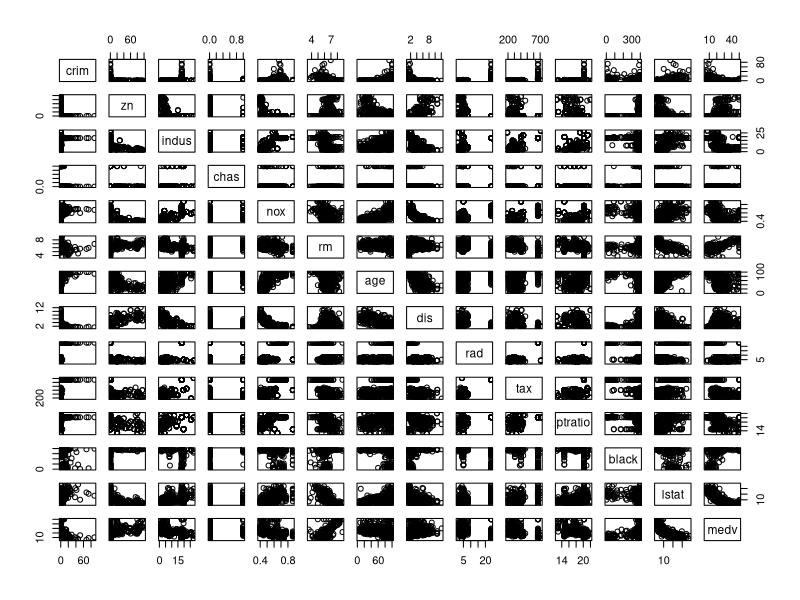
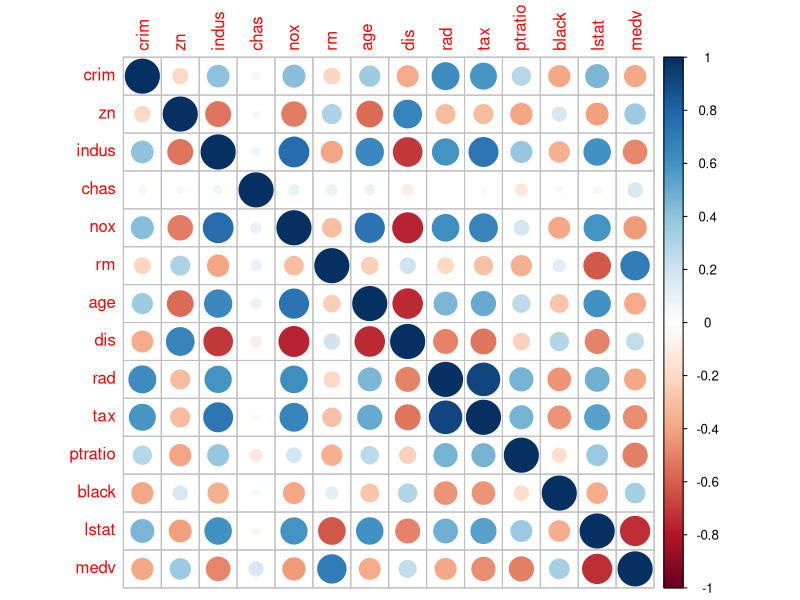
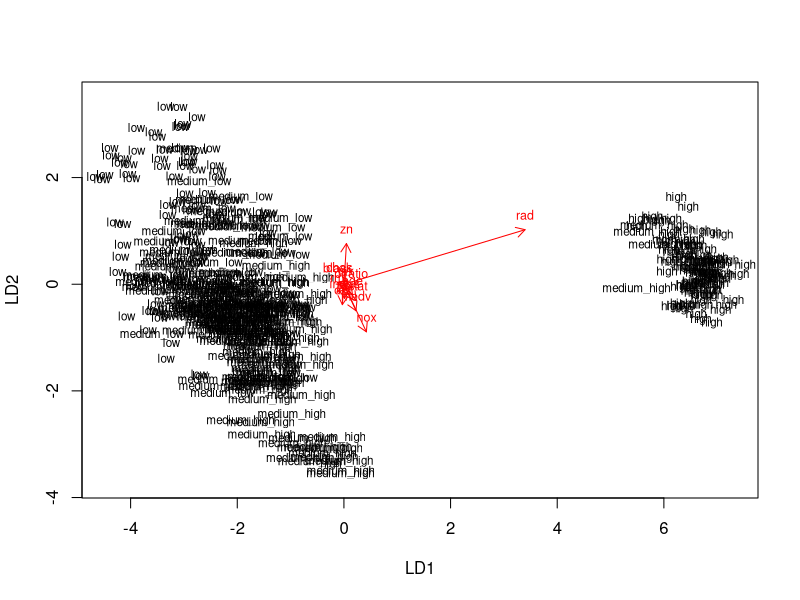
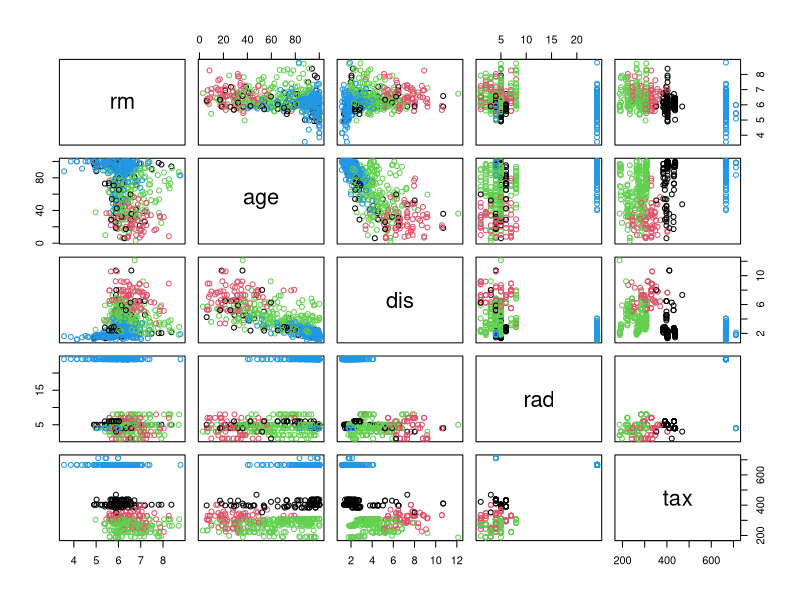
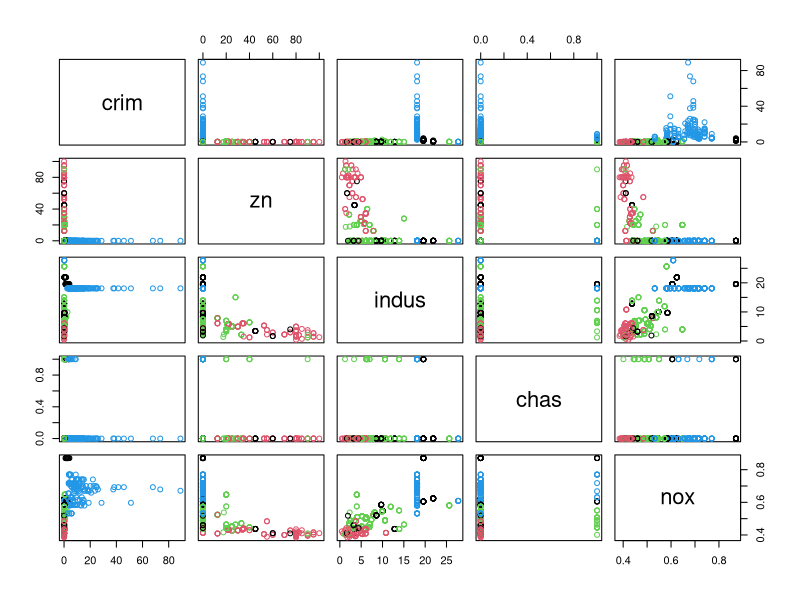
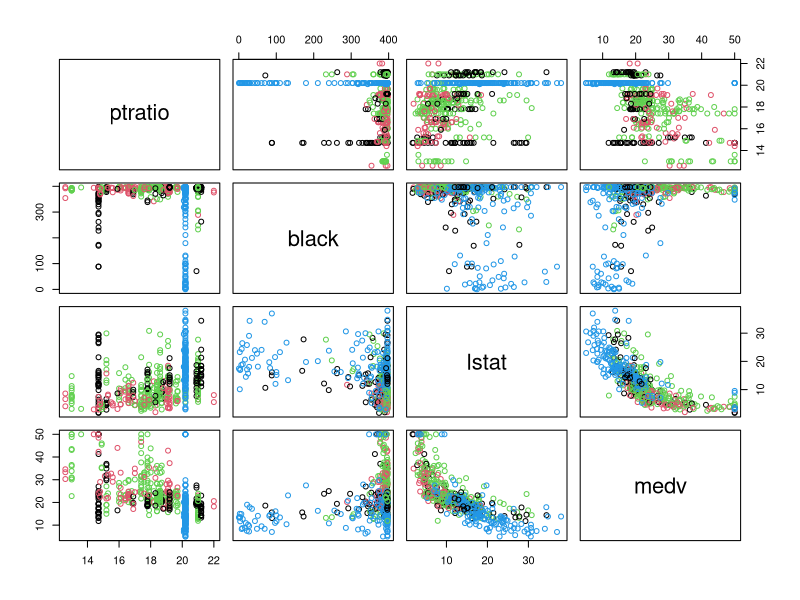
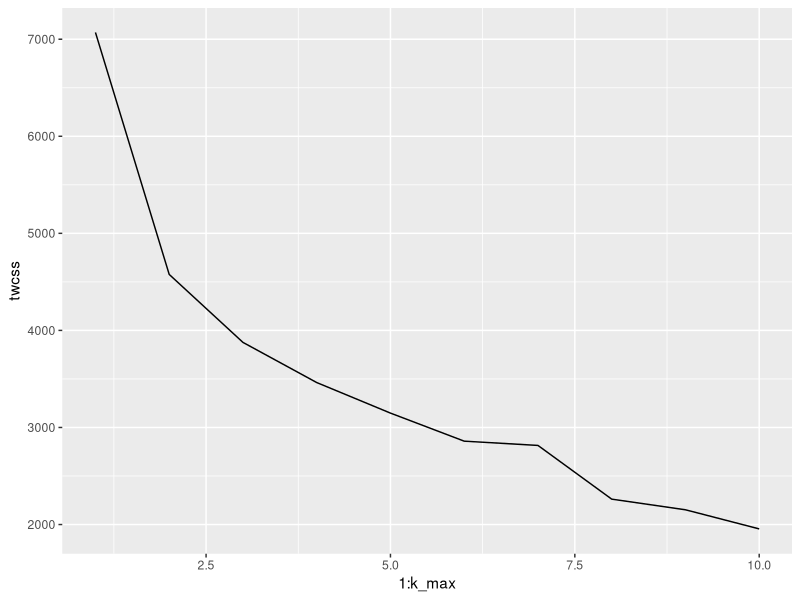
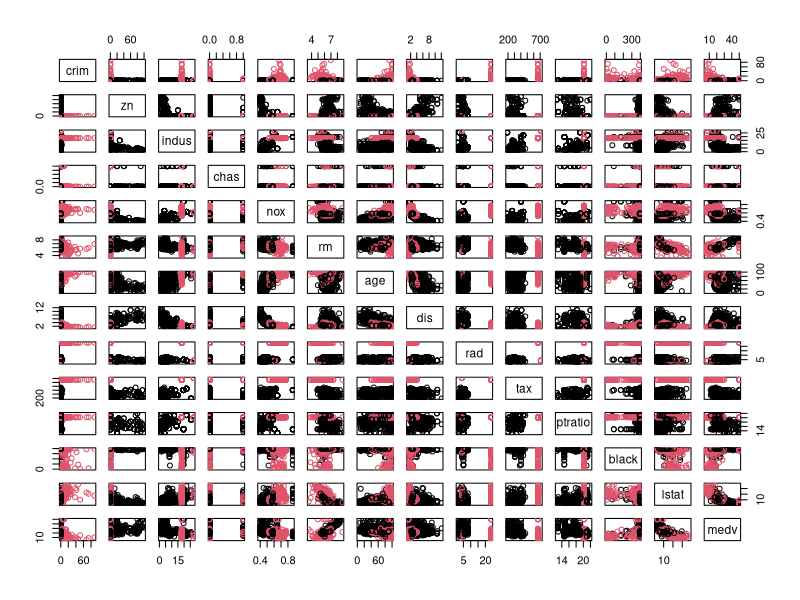

Write the R code that produced these figures, in order.
## ---- chunk 1
library(MASS)
library(corrplot)
library(tidyverse)
data("Boston")
## ---- chunk 2
#explore the structure
str(Boston)
## ---- chunk 3
#explore the dimensions#
dim(Boston)
## ---- chunk 4
# plot matrix of the variables
pairs(Boston)
## ---- chunk 5
# calculate the correlation matrix and round it
cor_matrix <- cor(Boston) 

# print the correlation matrix
cor_matrix

# visualize the correlation matrix
library(corrplot)
corrplot(cor_matrix, method="circle")
## ---- chunk 6
#summaries of the variables in the data
summary(Boston)
## ---- chunk 7
# center and standardize variables
boston_scaled <- scale(Boston)

# summaries of the scaled variables
summary(boston_scaled)

# class of the boston_scaled object
class(boston_scaled)

# change the object to data frame
boston_scaled <- as.data.frame(boston_scaled)
boston_scaled
## ---- chunk 8
boston_scaled <- as.data.frame(scale(Boston))
boston_scaled$crim <- as.numeric(boston_scaled$crim)
# create a quantile vector of crim and print it
bins <- quantile(boston_scaled$crim)
bins
#Create a categorical variable of the crime rate
crime <- cut(boston_scaled$crim, 
             breaks = bins, 
             include.lowest = TRUE,
             label = c("low", "medium_low", "medium_high", "high"))
summary(crime)
## ---- chunk 9
# remove original crim from the dataset
boston_scaled <- dplyr::select(boston_scaled, -crim)

# add the new categorical value to scaled data
boston_scaled <- data.frame(boston_scaled, crime)
## ---- chunk 10
# number of rows in the Boston dataset 
n <- nrow(boston_scaled)

# choose randomly 80% of the rows
ind <- sample(n,  size = n * 0.8)

# create train set
train <- boston_scaled[ind,]

# create test set 
test <- boston_scaled[-ind,]

# save the correct classes from test data
correct_classes <- boston_scaled$crime

# remove the crime variable from test data
test <- dplyr::select(test, -crime)

summary(train)
summary(test)
nrow(train)
nrow(test)
## ---- chunk 11
# linear discriminant analysis
lda.fit <- lda(crime ~., data = train)

# print the lda.fit object
lda.fit 
## ---- chunk 12
# the function for lda biplot arrows
lda.arrows <- function(x, myscale = 1, arrow_heads = 0.1, color = "red", tex = 0.75, choices = c(1,2)){
  heads <- coef(x)
  arrows(x0 = 0, y0 = 0, 
         x1 = myscale * heads[,choices[1]], 
         y1 = myscale * heads[,choices[2]], col=color, length = arrow_heads)
  text(myscale * heads[,choices], labels = row.names(heads), 
       cex = tex, col=color, pos=3)
}

# target classes as numeric
classes <- as.numeric(train$crime)

# plot the lda results
plot(lda.fit, dimen = 2)
lda.arrows(lda.fit, myscale = 1)
## ---- chunk 13
# predict classes with test data
lda.pred <- predict(lda.fit, newdata = test)

# cross tabulate the results
predictions <- lda.pred$class
#table(correct = correct_classes, predicted = predictions)
## ---- chunk 14
library(MASS)
#reload the Boston dataset and standardize the detaset
data("Boston")
boston_scaled <- as.data.frame(scale(Boston))

#calculate the distances between the observations
dist <- dist(boston_scaled)
summary(dist)
## ---- chunk 15
set.seed(13)
km <- kmeans(Boston, centers = 4)

# plot the Boston dataset with clusters
km <- kmeans(Boston, centers = 4)

# plot the Boston dataset with clusters
pairs(Boston[6:10], col = km$cluster)
pairs(Boston[1:5], col = km$cluster)
pairs(Boston[11:14], col = km$cluster)


## ---- chunk 16
set.seed(123)

# determine the number of clusters
k_max <- 10

# calculate the total within sum of squares
twcss <- sapply(1:k_max, function(k){kmeans(boston_scaled, k)$tot.withinss})

# visualize the results
qplot(x = 1:k_max, y = twcss, geom = 'line')

# k-means clustering
km <- kmeans(Boston, centers = 2)

# plot the Boston dataset with clusters
pairs(Boston, col = km$cluster)
